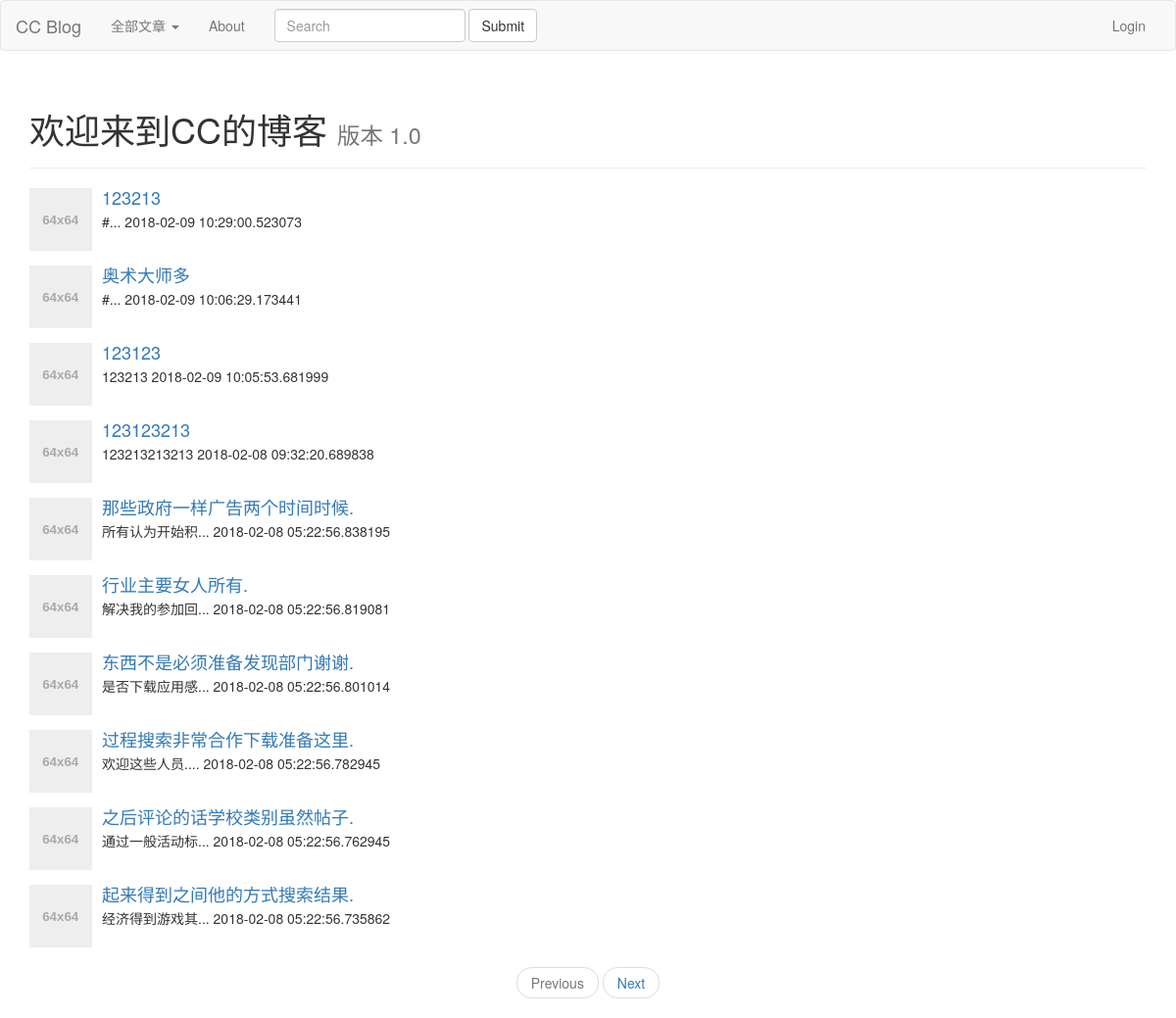
Before: / with the older database file.
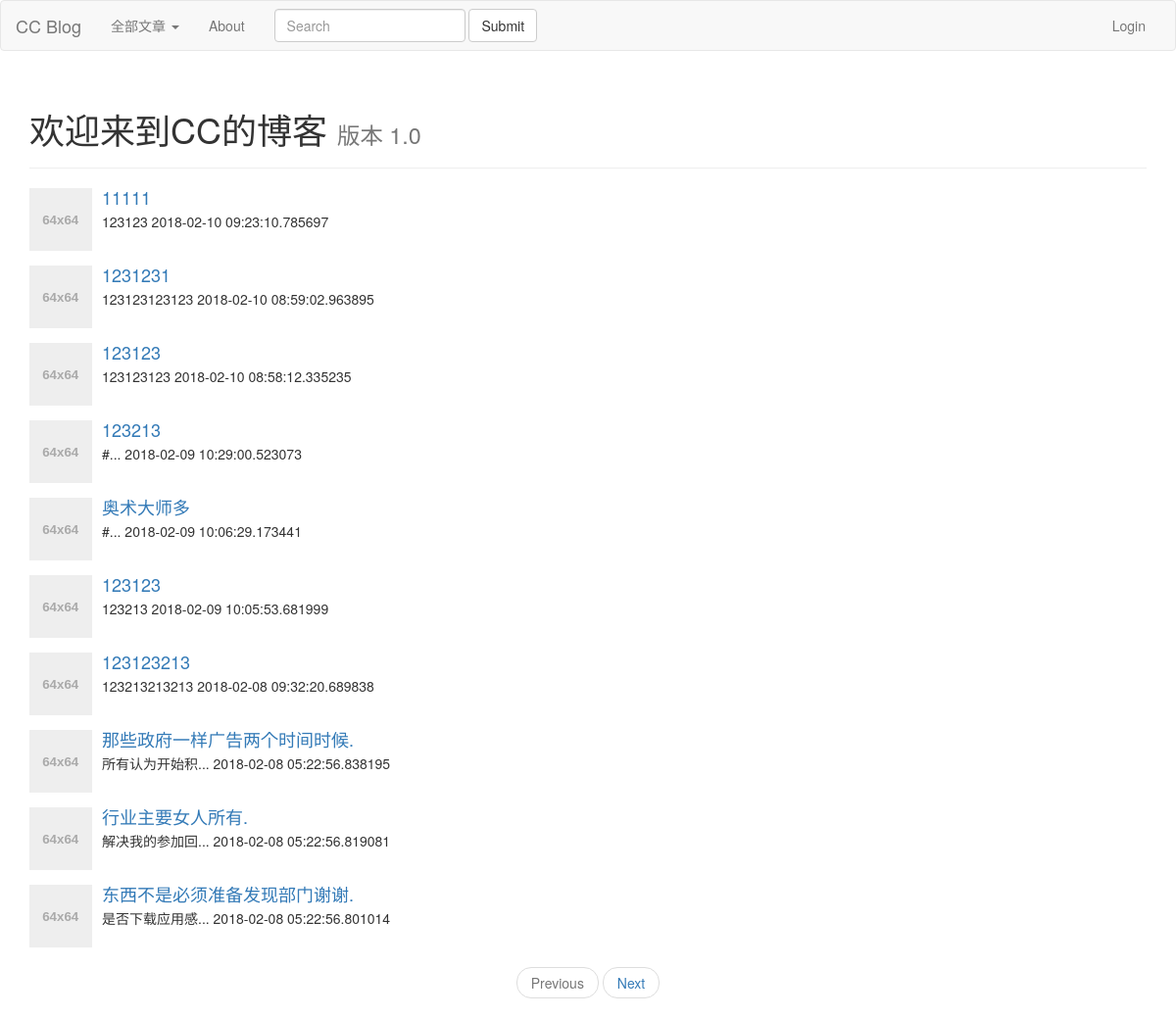
After: the same page with the newer database file.
### app/models/post.py (models this page shows, shortened)
class Post(Base):
    __tablename__ = 'post'
    id = Column(Integer, primary_key=True)
    title = Column(String(64), nullable=False)
    content = Column(Text)
    user_id = Column(Integer, ForeignKey('user.id'), nullable=False)
    user = relationship('User', backref='posts', uselist=False)
    topic_id = Column(Integer, ForeignKey('topic.id'), nullable=False)
    topic = relationship('Topic', backref='posts', uselist=False)
    content_html = Column(Text)

### app/views/main.py (the view)
@main.route('/')
def index():
    page = request.args.get('page', 1, type=int)
    topic_id = request.args.get('topic_id', 0, type=int)
    if topic_id:
        pagination = Post.query.order_by(
            Post.created_at.desc()).filter_by(topic_id=topic_id).paginate(
                page, per_page=10, error_out=False)
    else:
        pagination = Post.query.order_by(Post.created_at.desc()).paginate(page, per_page=10, error_out=False)
    posts = pagination.items
    return render_template('index.html', posts=posts, pagination=pagination, topic_id=topic_id)

### app/__init__.py (called while the page is built)
def register_context_processors(app):
    @app.context_processor
    def topics():
        from .models import Topic
        topics = Topic.query.all()
        return dict(topics=topics)

### app/templates/index.html (shortened to what this page needs)
{% extends 'layout.html' %}
{% block page_content %}
<div class="page-header">
    <h1>欢迎来到CC的博客
        <small>版本 1.0</small>
    </h1>
</div>
<div>
    {% for post in posts %}
    <div class="media">
        <div class="media-left">
            <a href="#">
                <img class="media-object" alt="...">
            </a>
        </div>
        <div class="media-body">
            <h4 class="media-heading">
                <a href="{{url_for('post.post_view', id=post.id)}}">
                     {{post.title}}
                </a>
            </h4>
            {{post.content | truncate(10)}}
            {{post.created_at}}
        </div>
    </div>
    {% endfor %}
</div>
<div>
    <nav aria-label="...">
        <ul class="pager">
            <li class="{% if not pagination.has_prev %}disabled{% endif %}">
                <a href="{{url_for('.index', page=pagination.prev_num, topic_id=request.args.get('topic_id'))}}">Previous</a>
            </li>
            <li class="{% if not pagination.has_next %}disabled{% endif %}">
                <a href="{{url_for('.index', page=pagination.next_num, topic_id=request.args.get('topic_id'))}}">Next</a>
            </li>
        </ul>
    </nav>
</div>
{% endblock %}

### app/templates/layout.html (shortened to what this page needs)
{% extends "bootstrap/base.html" %}
{% block navbar %}
<nav class="navbar navbar-default">
    <div class="container-fluid">
        <div class="navbar-header">
            <a class="navbar-brand" href="/">{{ config.SITE_NAME }}</a>
        </div>
        <div class="collapse navbar-collapse" id="bs-example-navbar-collapse-1">
            <ul class="nav navbar-nav">
                <li class="dropdown">
                    <a href="#" class="dropdown-toggle" data-toggle="dropdown" role="button" aria-haspopup="true" aria-expanded="false">
                         {% if not request.args.get('topic_id')%}
                            全部文章
                         {% endif %}
                        <span class="caret"></span>
                    </a>
                </li>
                <li>
                    <a href="{{url_for('main.about_me')}}">About</a>
                </li>
            </ul>
            <form class="navbar-form navbar-left" method="get" action="{{url_for('post.post_search')}}">
                <div class="form-group">
                    <input type="text" class="form-control" placeholder="Search" id="kw" name='kw'>
                </div>
                <button type="submit" class="btn btn-default">Submit</button>
            </form>
            <ul class="nav navbar-nav navbar-right">
                {% if current_user.is_authenticated %}
                <li class="dropdown">
                    <a href="#" class="dropdown-toggle" data-toggle="dropdown" role="button" aria-haspopup="true" aria-expanded="false">
                        {{current_user.username}}
                        <span class="caret"></span>
                    </a>
                    <ul class="dropdown-menu">
                        <li>
                            <a href="{{url_for('post.post_new')}}">写文章</a>
                        </li>
                        <li>
                            <a href="{{url_for('admin.index')}}">后台管理</a>
                        </li>
                        <li role="separator" class="divider"></li>
                        <li>
                            <a href="{{url_for('auth.logout')}}">Logout</a>
                        </li>
                    </ul>
                </li>
                {% else %}
                <li>
                    <a href="{{url_for('auth.login')}}">Login</a>
                </li>
                {% endif %}
            </ul>
        </div>
    </div>
</nav>
{% endblock %}
{% block content %}
<div class="container">
     {% block page_content %}{% endblock %}
</div>
{% endblock %}

Changed rows visible on the page:
no longer on this page (row unchanged): Post: title "过程搜索非常合作下载准备这里.", content "欢迎这些人员....", created_at "2018-02-08 05:22:56.782945"
no longer on this page (row unchanged): Post: title "之后评论的话学校类别虽然帖子.", content "通过一般活动标...", created_at "2018-02-08 05:22:56.762945"
no longer on this page (row unchanged): Post: title "起来得到之间他的方式搜索结果.", content "经济得到游戏其...", created_at "2018-02-08 05:22:56.735862"
added Post: title "11111", content "123123", created_at "2018-02-10 09:23:10.785697"
added Post: title "1231231", content "123123123123", created_at "2018-02-10 08:59:02.963895"
added Post: title "123123", content "123123123", created_at "2018-02-10 08:58:12.335235"
